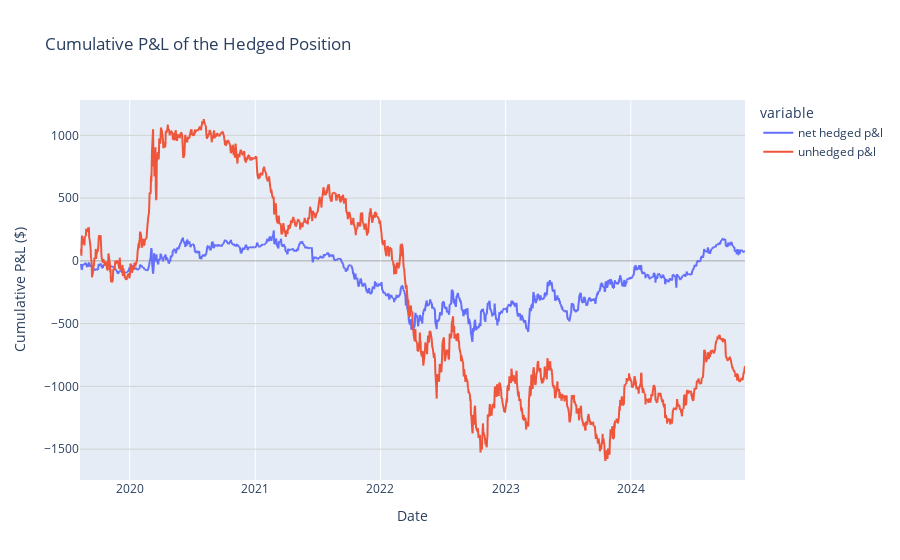

Source (notebook cell):
### Code cell
fig = px.line(position[['net hedged p&l','unhedged p&l']].cumsum(), title='Cumulative P&L of the Hedged Position')
fig.update_layout(
    xaxis_title='Date',
    yaxis_title='Cumulative P&L ($)',
    yaxis=dict(
        tickformat=",0f",
        zeroline=True,
        zerolinecolor='darkgray', 
        zerolinewidth=1,
        gridcolor='lightgrey',
        showgrid=True
    )
)
fig.show()

### Figure 1 — Plotly figure (JSON) as saved in the notebook; plotly's stock layout.template omitted (floating-point values rounded to 4 significant figures; data arrays with more than 128 entries replaced by an {"elided": "..."} marker saying what was removed)
{"data": [{"hovertemplate": "variable=net hedged p&l<br>quote date=%{x}<br>value=%{y}<extra></extra>", "legendgroup": "net hedged p&l", "line": {"color": "#636efa", "dash": "solid"}, "marker": {"symbol": "circle"}, "mode": "lines", "name": "net hedged p&l", "showlegend": true, "type": "scattergl", "x": {"elided": "1330 str values"}, "xaxis": "x", "y": {"elided": "1330 float values"}, "yaxis": "y"}, {"hovertemplate": "variable=unhedged p&l<br>quote date=%{x}<br>value=%{y}<extra></extra>", "legendgroup": "unhedged p&l", "line": {"color": "#EF553B", "dash": "solid"}, "marker": {"symbol": "circle"}, "mode": "lines", "name": "unhedged p&l", "showlegend": true, "type": "scattergl", "x": {"elided": "1330 str values"}, "xaxis": "x", "y": {"elided": "1330 float values"}, "yaxis": "y"}], "layout": {"legend": {"title": {"text": "variable"}, "tracegroupgap": 0}, "title": {"text": "Cumulative P&L of the Hedged Position"}, "xaxis": {"anchor": "y", "domain": [0, 1], "title": {"text": "Date"}}, "yaxis": {"anchor": "x", "domain": [0, 1], "gridcolor": "lightgrey", "showgrid": true, "tickformat": ",0f", "title": {"text": "Cumulative P&L ($)"}, "zeroline": true, "zerolinecolor": "darkgray", "zerolinewidth": 1}}}
